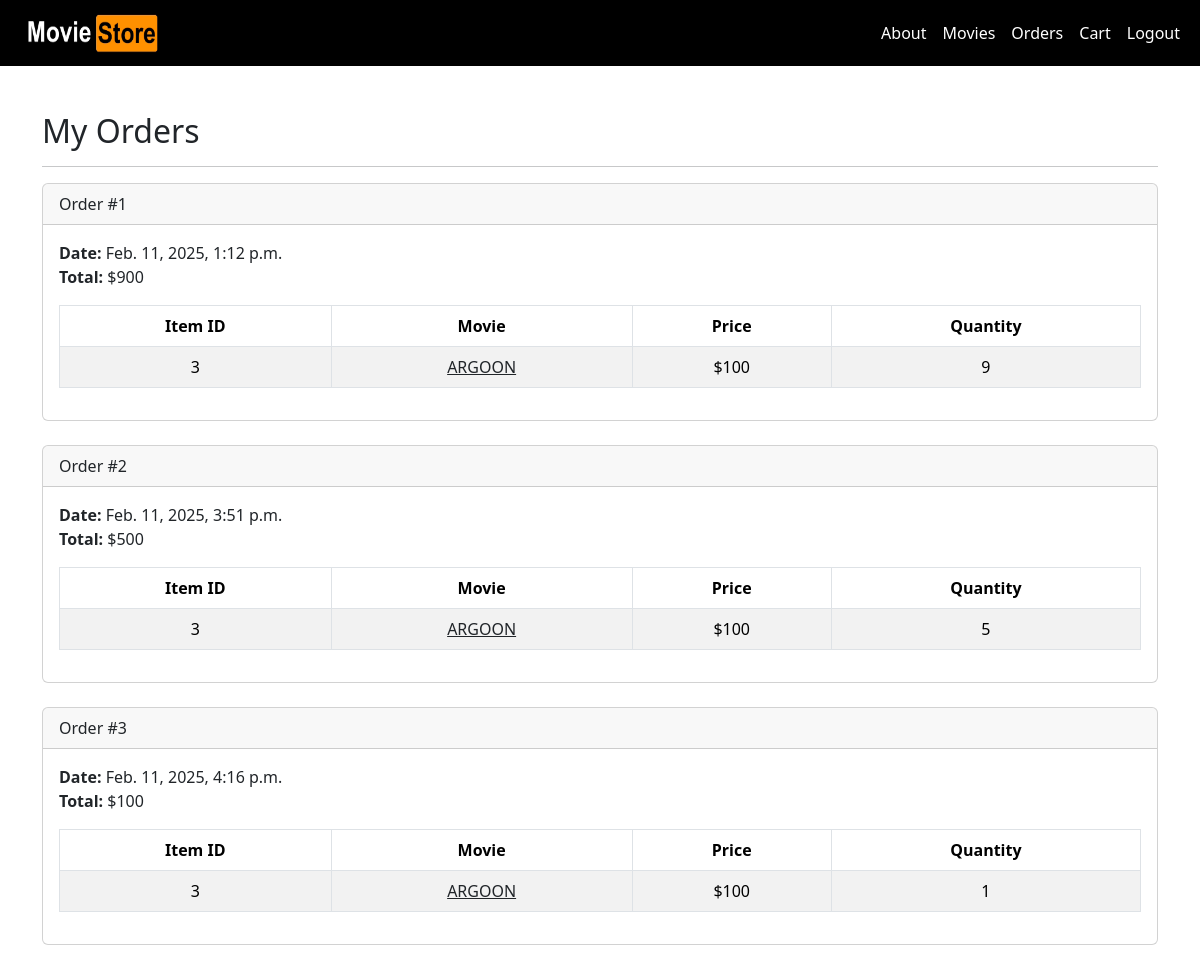
The page /accounts/orders/ (signed in) on the database as committed earlier.
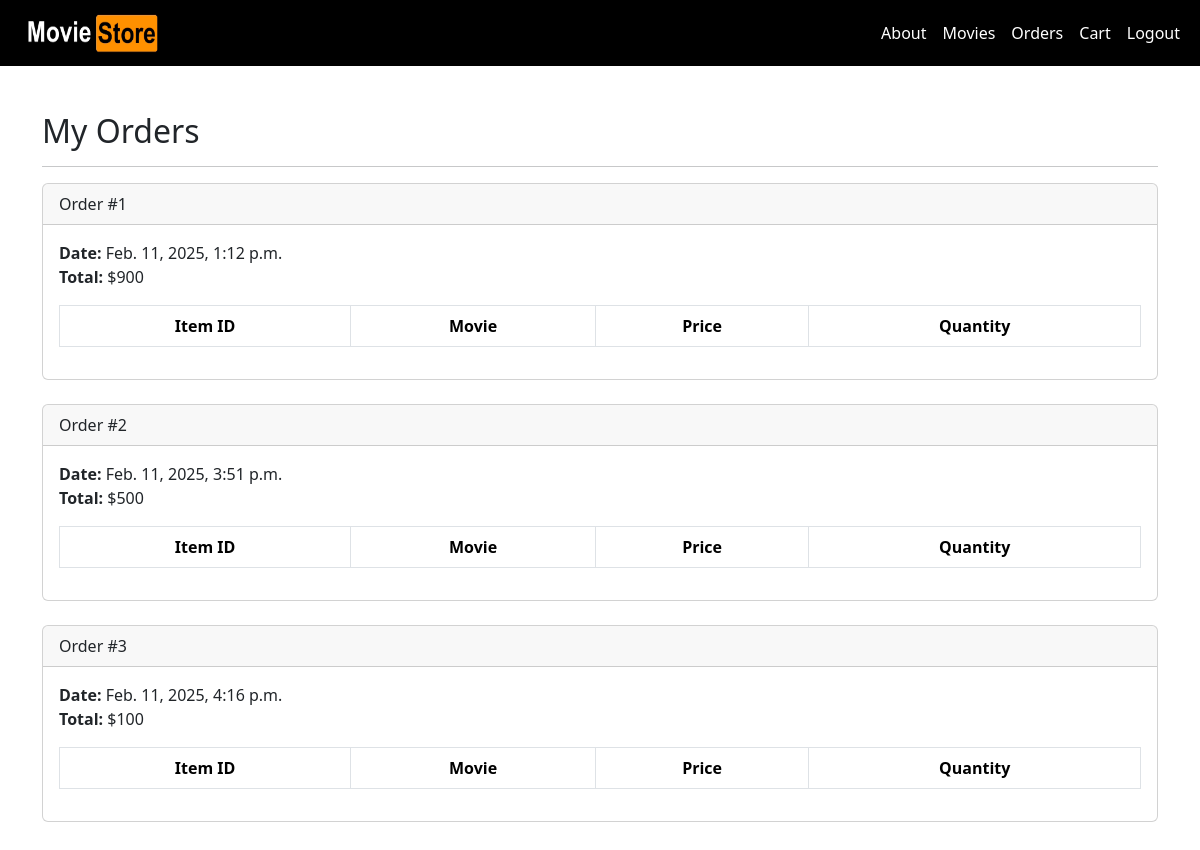
The same page on the database as committed later.
### cart/models.py (models this page shows, shortened)
class Order(models.Model):
    id = models.AutoField(primary_key=True)
    total = models.IntegerField()
    date = models.DateTimeField(auto_now_add=True)
    user = models.ForeignKey(User, on_delete=models.CASCADE)

class Item(models.Model):
    id = models.AutoField(primary_key=True)
    price = models.IntegerField()
    quantity = models.IntegerField()
    order = models.ForeignKey(Order, on_delete=models.CASCADE)
    movie = models.ForeignKey(Movie, on_delete=models.CASCADE)

### movies/models.py (models this page shows, shortened)
class Movie (models.Model):
    id = models.AutoField(primary_key=True)
    name = models.CharField(max_length=100, blank=True, null=True)
    price = models.IntegerField(blank=True, null=True)
    description = models.TextField(blank=True, null=True)
    image = models.ImageField(upload_to='movie_images/',  blank=True, null=True)

### accounts/views.py (the view)
# urls.py: path('orders/', views.orders, name='orders'),
@login_required
def orders(request):
    template_data = {}
    template_data['title'] = 'Orders'
    template_data['orders'] = request.user.order_set.all()
    return render(request, 'accounts/orders.html',
        {'template_data': template_data})

### accounts/templates/accounts/orders.html
{% extends 'base.html' %}
{% block content %}
{% load static %}
<div class="p-3">
  <div class="container" style="padding-top: 80px;">
    <div class="row mt-3">
      <div class="col mx-auto mb-3">
        <h2>My Orders</h2>
        <hr />
        {% for order in template_data.orders %}
        <div class="card mb-4">
          <div class="card-header">
            Order #{{ order.id }}
          </div>
          <div class="card-body">
            <b>Date:</b> {{ order.date }}<br />
            <b>Total:</b> ${{ order.total }}<br />
            <table class="table table-bordered
              table-striped text-center mt-3">
              <thead>
                <tr>
                  <th scope="col">Item ID</th>
                  <th scope="col">Movie</th>
                  <th scope="col">Price</th>
                  <th scope="col">Quantity</th>
                </tr>
              </thead>
              <tbody>
                {% for item in order.item_set.all %}
                <tr>
                  <td>{{ item.movie.id }}</td>
                  <td>
                    <a class="link-dark"
                      href="{% url 'movies.show'
                      id=item.movie.id %}">
                      {{ item.movie.name }}
                    </a>
                  </td>
                  <td>${{ item.movie.price }}</td>
                  <td>{{ item.quantity }}</td>
                </tr>
                {% endfor %}
              </tbody>
            </table>
          </div>
        </div>
        {% endfor %}
      </div>
    </div>
  </div>
</div>
{% endblock content %}

Rows that differ between the two databases and show on the page:
removed Item: movie.id "3", movie.name "ARGOON", movie.price "100", quantity "9", shown under Order "Feb. 11, 2025, 1:12 p.m."
removed Item: movie.id "3", movie.name "ARGOON", movie.price "100", quantity "5", shown under Order "Feb. 11, 2025, 3:51 p.m."
removed Item: movie.id "3", movie.name "ARGOON", movie.price "100", quantity "1", shown under Order "Feb. 11, 2025, 4:16 p.m."
